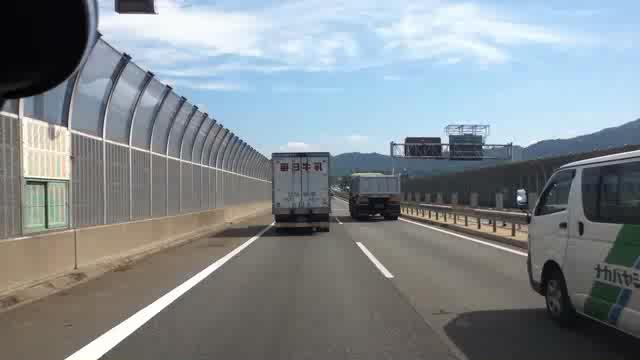
//> input picture 1.bmp, 640 x 360 px
$ ./TestLineDetectorAlgorithm   (built with g++ and OpenCV 4)
//> lines starting //> are read from the running program, lines starting //| are printed output that depends on the picture
### mcv_interface.h
#ifndef _MCV_INTERFACE_H_
#define _MCV_INTERFACE_H_

#include "opencv2/opencv.hpp"
#include "Structs.h"
#include "Defines.h"

using namespace cv;

image_float_p bytemat_to_float_image(Mat src);
image_int8u_p bytemat_to_int8u_image(Mat src);
image_int16s_p int16smat_to_int16s_image(Mat src);
image_float_p floatmat_to_float_image(Mat src);

Mat int16s_image_to_int16smat(image_int16s_p src);
Mat float_image_to_bytemat(image_float_p src);
Mat int8u_image_to_int8umat(image_int8u_p src);
Mat mcv_bytemat_to_floatmat(Mat src);

void mcv_imshow(unsigned char* image, int w, int h, int c, char *winName, int _time);
void mcv_imshow_mat(Mat cv_image, char *winName, int _time);


#endif

### mcv_algorithms.h
#ifndef _MCV_ALGORITHMS_H_
#define _MCV_ALGORITHMS_H_


#include "Structs.h"
#include "Defines.h"
#include <stdio.h>


image_int8u_p new_image_int8u(unsigned int xsize, unsigned int ysize);
void free_image_int8u(image_int8u_p i);

image_int16s_p new_image_int16s(unsigned int xsize, unsigned int ysize);
void free_image_int16s(image_int16s_p i);

image_float_p new_image_float(unsigned int xsize, unsigned int ysize);
void free_image_float(image_float_p i);

#endif

### Structs.h
#ifndef _STRUCTS_H_
#define _STRUCTS_H_


typedef struct image_int32s_s
{
	int * data;
	unsigned int xsize, ysize;
} *image_int32s_p;


typedef struct image_int16s_s
{
	short * data;
	unsigned int xsize, ysize;
} *image_int16s_p;

typedef struct image_int8u_s
{
	unsigned char * data;
	unsigned int xsize, ysize;
} *image_int8u_p;

typedef struct image_float_s
{
	float * data;
	unsigned int xsize, ysize;
} *image_float_p;


typedef struct
{
	float u;            //col of pixel
	float v;            //row of pixel
}float_pixel_t;


#endif

### Defines.h
#ifndef _DEFINES_H_
#define _DEFINES_H_

#ifndef TRUE
#define  TRUE			    (1)
#endif

#ifndef FALSE
#define  FALSE			    (0)
#endif

#ifndef MIN
#define MIN(a,b)  ((a) > (b) ? (b) : (a))
#endif

#ifndef MAX
#define MAX(a,b)  ((a) < (b) ? (b) : (a))
#endif

#ifndef X_EPS
#define X_EPS (1.192092896e-07F)
#endif /* NULL */

//angle to arc
#ifndef RADIAN_1
#define  RADIAN_1 (1.745329252e-2F)
#endif

/** 1.5pi */
#ifndef PI_3_2
#define  PI_3_2 (4.712388980F)
#endif

/** 2pi */
#ifndef PI_2
#define  PI_2 (6.283185307F)
#endif

/* 0.5pi */
#ifndef PI_1_2
//#define PI_1_2 (1.5707963F)  //1.5707963267948966192313216916398
#define PI_1_2 (1.570796327F)
#endif

#ifndef ROUND
#define ROUND (0.5F)
#endif


/* Define NULL pointer value */
#ifndef NULL
#ifdef __cplusplus
#define NULL    0
#else  /* __cplusplus */
#define NULL    ((void *)0)
#endif  /* __cplusplus */
#endif  /* NULL */


#ifndef INF
#define INF         (3.402823466e+38F)        /* max value */
#endif /* INF */

#ifndef PI
#define PI (3.141592654F)
#endif


#ifndef ZERO
#define ZERO (0)
#endif
//
#ifndef ONE
#define ONE (1)
#endif


#endif

### TestLineDetectorAlgorithm.cpp
// [49 lines of licence text are left out]


#include <math.h>
#include <time.h>
#include <fstream>

#include "Defines.h"
#include "Structs.h"
#include "TestLineDetectorAlgorithm.h"
#include "lsd.h"

using namespace cv;
using namespace std;


int main()
{

  //load first image from file
	std::string imageName1("1.bmp");
	cv::Mat leftImage;
    leftImage = cv::imread(imageName1, cv::IMREAD_GRAYSCALE);   // Read the file
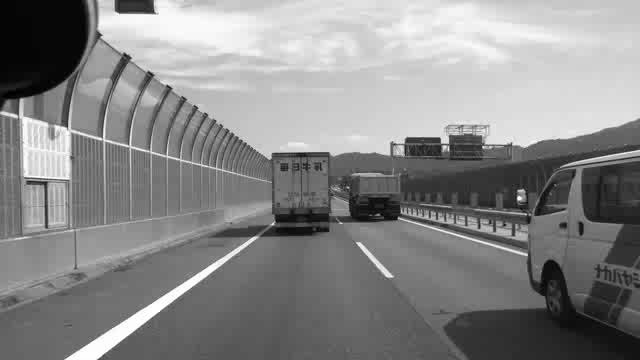
//> leftImage: 360 rows x 640 cols, CV_8UC1; min 0, max 255, mean 135.7
    if(! leftImage.data )                              // Check for invalid input
    {
        cout <<  "Could not open or find the image" << std::endl ;
        return -1;
    }

  //load second image from file
	std::string imageName2("2.bmp");

    cv::Mat rightImage;
    rightImage = cv::imread(imageName2, cv::IMREAD_GRAYSCALE);   // Read the file
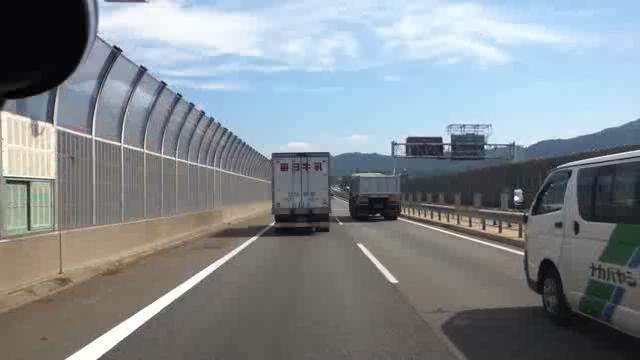
//> input picture 2.bmp, 640 x 360 px
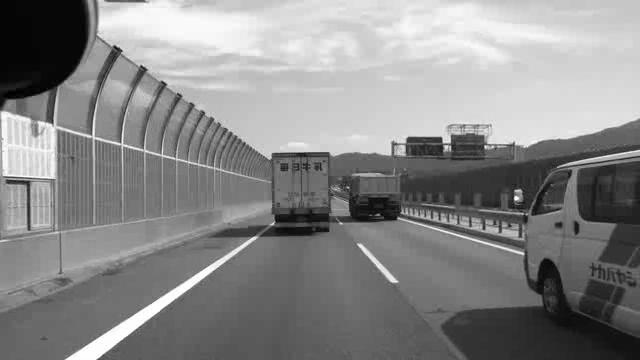
//> rightImage: 360 rows x 640 cols, CV_8UC1; min 0, max 255, mean 136.3
    if(! rightImage.data )                              // Check for invalid input
    {
        cout <<  "Could not open or find the image" << std::endl ;
        return -1;
    }

	srand((unsigned)time(0));
	int lowest=100, highest=255;
	int range=(highest-lowest)+1;
	unsigned int r, g, b; //the color of lines

	//initial variables
	cv::Mat leftColorImage(leftImage.size(), CV_8UC3);
	cv::Mat rightColorImage(rightImage.size(), CV_8UC3);

    cv::cvtColor(leftImage, leftColorImage, cv::COLOR_GRAY2RGB);
    cv::cvtColor(rightImage, rightColorImage, cv::COLOR_GRAY2RGB);

	//extract lines, compute their descriptors and match lines
//> (the run ends here: the program needs code that is not available in this run, at `LineDescriptor lineDesc;`)
